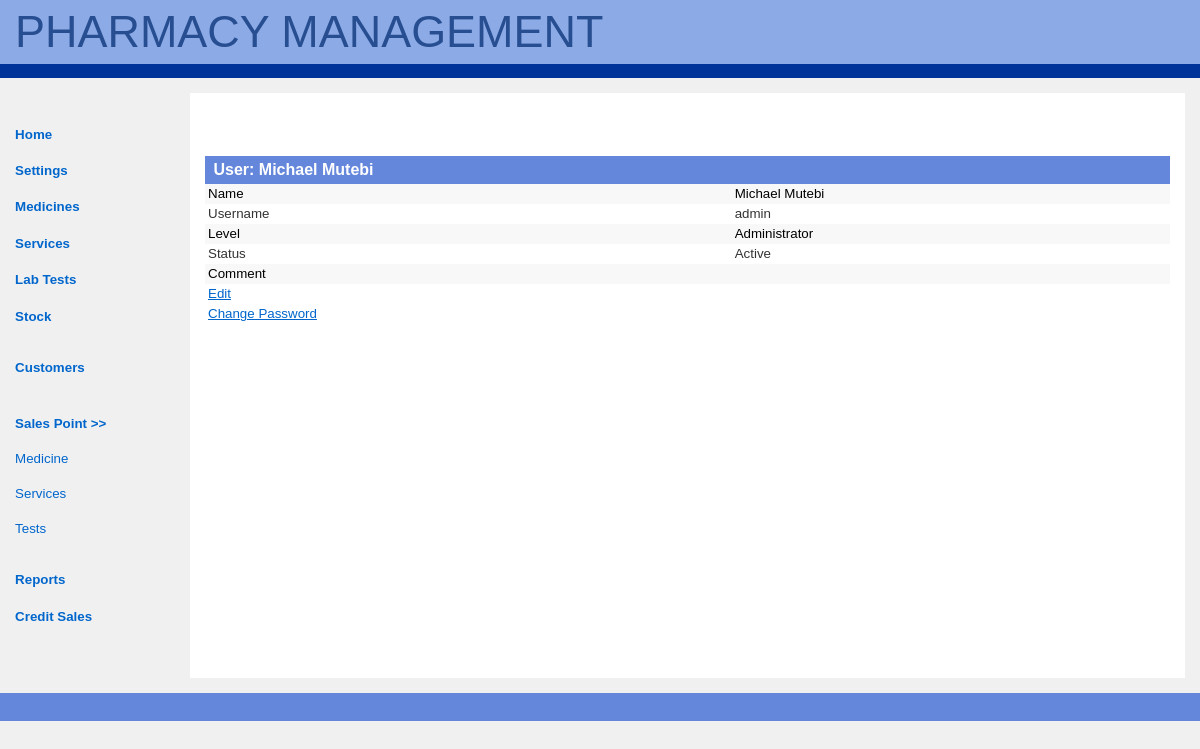
The app's page /user.php?id=1 (signed in) with its own data.
### tables this page shows
CREATE TABLE IF NOT EXISTS `users` (
  `id` int(11) NOT NULL AUTO_INCREMENT,
  `status` enum('1','0') NOT NULL DEFAULT '1',
  `username` varchar(15) NOT NULL,
  `password` varchar(40) NOT NULL,
  `first_name` varchar(20) NOT NULL,
  `last_name` varchar(20) NOT NULL,
  `level` enum('admin','staff','user') NOT NULL DEFAULT 'user',
  `comment` text,
  PRIMARY KEY (`id`),
  UNIQUE KEY `username` (`username`)
);

### user.php (the view, shortened to what this page needs)
<?php require_once("includes/connection.php");?>
<?php require_once("includes/functions.php");?>
<?php
if(isset($_GET['id'])){
	$user_id = $_GET['id'];
}
$result = select_user($user_id);
$user = mysql_fetch_array($result);
if(isset($user)){
	$user_id = $user['id'];
	$first_name = $user['first_name'];
	$last_name = $user['last_name'];
	$username = $user['username'];
	$name = $first_name." ".$last_name;
	$level = $user['level'];
	$level = level($level);
	$status = $user['status'];
	$status = status($status);
	$comment = $user['comment'];
}
?>
<?php include("includes/header.php");?>
<div id="main-copy">
        <h1>User: <?php echo $user['first_name']." ".$user['last_name'];?></h1>
        <table class='results'>
        <tr>
        <td class='even'>Name</td><td class='even'><?php echo $name;?></td>
        <tr>
        <tr>
        <td class='cell_value'>Username</td><td class='cell_value'><?php echo $username;?></td>
        <tr>
        <tr>
        <td class='even'>Level</td><td class='even'><?php echo $level;?></td>
        <tr>
        <tr>
        <td class='cell_value'>Status</td><td class='cell_value'><?php echo $status;?></td>
        <tr>
        <tr>
        <td class='even'>Comment</td><td class='even'><?php echo $comment;?></td>
        <tr>
         <?php
        if(isset($user)){
            if($_SESSION['level'] == "admin"){
			echo "
            <tr>
                <td class='cell_value'><a href='edit_user.php?id=".$user_id."'>Edit</a></td>
            </tr>";
			}
            echo "<tr>
                <td class='cell_value'><a href='edit_pass.php?id=".$user_id."'>Change Password</a></td>
            </tr>";
        }
        ?>
        </table>
	    </div>
        <div id="footer">
        </div>
    </body>
</html>

### css/style.css (style rules this page uses)
body { color: black; background-color: rgb(240,240,240); font-family: verdana, helvetica, arial, sans-serif; font-size: 100%; margin: 0; padding: 0; }
html > body { font-size: 10pt; }
#main-copy { color: black; background-color: white; text-align: justify; line-height: 1.5em; margin: 15px; margin-left: 190px; height: 555px; padding: 15px; border-left: 15px; }
#main-copy a { color: rgb(0,102,204); background-color: transparent; text-decoration: underline; }
#main-copy h1 { color: white; background-color: rgb(100,135,220); font-size: 1.2em; font-weight: bold; margin: 3em 0 0 0; padding: 0.5ex 0 0.5ex 1ex; }
#footer { color: white; background-color: rgb(100,135,220); font-size: 91%; margin: 0; padding: 1em 2.5mm 2.5ex 2.5mm; clear: both; }
table.results { border-collapse: collapse; width: 100%; }
td.column_head, td.cell_value { font-size: 100%; padding: 0 3px 0 3px; color:#333; }
table.results a { color: #FFF; background-color: transparent; text-decoration: underline; }
td { background-color: #fff; }
td.cell_value { background-color: #fff; }
.even { background-color: #F8F8F8; padding: 0 3px 0 3px; }

### records on screen
users: first_name "Michael", last_name "Mutebi", name "Michael Mutebi", username "admin", level "Administrator", status "Active"
